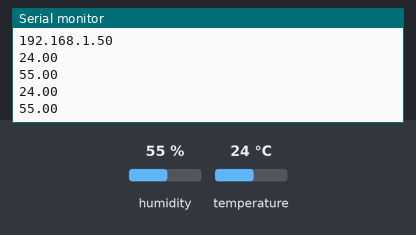
The sketch below on a simulated ESP8266 (NodeMCU). On the bench: the last lines printed to the serial monitor. The test bench sets the inputs (shaded band); at power-on: humidity 55 %, temperature 24 °C. WiFi joins after 1.5 s; servers stay silent unless stated.

Above: at 3.2 s.
3.3 s: humidity set to 22 %
4.8 s: temperature set to 12 °C
At 5.8 s:
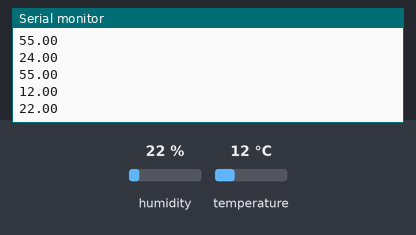
6.3 s: humidity set to 40 %
At 7.6 s:
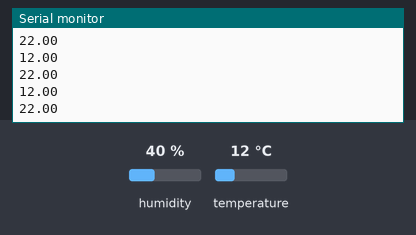
Timing chart, 0 to 9.3 s (numbered marks = the images above; inputs shaded):
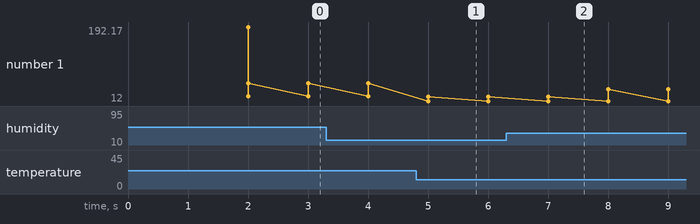

The sketch:

RokivViaNew.ino
```cpp
#include <Arduino.h>
#include <ESP8266WiFi.h>
#include <Hash.h>
#include <ESPAsyncTCP.h>
#include <ESPAsyncWebServer.h>
#include <Adafruit_Sensor.h>
#include <DHT.h>

// Replace with your network credentials
const char* ssid = "UIU-STUDENT";
const char* password = "12345678";

#define DHTPIN 3     // Digital pin connected to the DHT sensor

// Uncomment the type of sensor in use:
//#define DHTTYPE    DHT11     // DHT 11
#define DHTTYPE    DHT22     // DHT 22 (AM2302)
//#define DHTTYPE    DHT21     // DHT 21 (AM2301)

DHT dht(DHTPIN, DHTTYPE);

// current temperature & humidity, updated in loop()
float t = 0.0;
float h = 0.0;
float dis = 0.0;
float g = 0.0;
float a = 0.0;
float gps =0.0;

// Create AsyncWebServer object on port 80
AsyncWebServer server(80);

// Generally, you should use "unsigned long" for variables that hold time
// The value will quickly become too large for an int to store
unsigned long previousMillis = 0;    // will store last time DHT was updated

// Updates DHT readings every 10 seconds
const long interval = 1000;

const char index_html[] PROGMEM = R"rawliteral(<!DOCTYPE HTML><html>

<head>
  <meta name="viewport" content="width=device-width, initial-scale=1">
  <script src="https://code.highcharts.com/highcharts.js"></script>
  <link rel="stylesheet" href="https://use.fontawesome.com/releases/v5.7.2/css/all.css" integrity="sha384-fnmOCqbTlWIlj8LyTjo7mOUStjsKC4pOpQbqyi7RrhN7udi9RwhKkMHpvLbHG9Sr" crossorigin="anonymous">

  <style>
    body {
      min-width: 310px;
      max-width: 800px;
      height: 400px;
      margin: 0 auto;
    }
    h2 {
      font-family: Arial;
      font-size: 2.5rem;
      text-align: center;
    }
  </style>
</head>
<body>
  <h2>Mars Rover Sensors Data</h2>

    <i class="fas fa-thermometer-half" style="color:#059e8a;"></i>
    <span class="dht-labels">Temperature</span>
    <span id="temperature">%TEMPERATURE%</span>
    <sup class="units">&deg;C</sup>
  <div id="chart-temperature" class="container"></div>
  <div id="chart-humidity" class="container"></div>
  <div id="chart-gas" class="container"></div>
  <div id="chart-gps" class="container"></div>
</body>
<script>
var chartT = new Highcharts.Chart({
  chart:{ renderTo : 'chart-temperature' },
  title: { text: 'DHT22 Temperature' },
  series: [{
    showInLegend: false,
    data: []
  }],
  plotOptions: {
    line: { animation: false,
      dataLabels: { enabled: true }
    },
    series: { color: '#059e8a' }
  },
  xAxis: { type: 'datetime',
    dateTimeLabelFormats: { second: '%H:%M:%S' }
  },
  yAxis: {
    title: { text: 'Temperature (Celsius)' }
    //title: { text: 'Temperature (Fahrenheit)' }
  },
  credits: { enabled: false }
});
setInterval(function ( ) {
  var xhttp = new XMLHttpRequest();
  xhttp.onreadystatechange = function() {
    if (this.readyState == 4 && this.status == 200) {
      var x = (new Date()).getTime(),
          y = parseFloat(this.responseText);
          document.getElementById("temperature").innerHTML = this.responseText;

      //console.log(this.responseText);
      if(chartT.series[0].data.length > 40) {
        chartT.series[0].addPoint([x, y], true, true, true);
      } else {
        chartT.series[0].addPoint([x, y], true, false, true);
      }
    }
  };
  xhttp.open("GET", "/temperature", true);
  xhttp.send();
}, 1000 ) ;

var chartH = new Highcharts.Chart({
  chart:{ renderTo:'chart-humidity' },
  title: { text: 'DHT22 Humidity' },
  series: [{
    showInLegend: false,
    data: []
  }],
  plotOptions: {
    line: { animation: false,
      dataLabels: { enabled: true }
    }
  },
  xAxis: {
    type: 'datetime',
    dateTimeLabelFormats: { second: '%H:%M:%S' }
  },
  yAxis: {
    title: { text: 'Humidity (%)' }
  },
  credits: { enabled: false }
});
setInterval(function ( ) {
  var xhttp = new XMLHttpRequest();
  xhttp.onreadystatechange = function() {
    if (this.readyState == 4 && this.status == 200) {
      var x = (new Date()).getTime(),
          y = parseFloat(this.responseText);
          document.getElementById("humidity").innerHTML = this.responseText;
      //console.log(this.responseText);
      if(chartH.series[0].data.length > 40) {
        chartH.series[0].addPoint([x, y], true, true, true);
      } else {
        chartH.series[0].addPoint([x, y], true, false, true);
      }
    }
  };
  xhttp.open("GET", "/humidity", true);
  xhttp.send();
}, 1000 ) ;


var chartT = new Highcharts.Chart({
    chart:{ renderTo : 'chart-gas' },
    title: { text: 'Gas' },
    series: [{
      showInLegend: false,
      data: []
    }],
    plotOptions: {
      line: { animation: false,
        dataLabels: { enabled: true }
      },
      series: { color: '#059e8a' }
    },
    xAxis: { type: 'datetime',
      dateTimeLabelFormats: { second: '%H:%M:%S' }
    },
    yAxis: {
      title: { text: 'ppm' }
      //title: { text: 'Temperature (Fahrenheit)' }
    },
    credits: { enabled: false }
  });
  setInterval(function ( ) {
    var xhttp = new XMLHttpRequest();
    xhttp.onreadystatechange = function() {
      if (this.readyState == 4 && this.status == 200) {
        var x = (new Date()).getTime(),
            y = parseFloat(this.responseText);
            document.getElementById("gas").innerHTML = this.responseText;

        //console.log(this.responseText);
        if(chartT.series[0].data.length > 40) {
          chartT.series[0].addPoint([x, y], true, true, true);
        } else {
          chartT.series[0].addPoint([x, y], true, false, true);
        }
      }
    };
    xhttp.open("GET", "/gas", true);
    xhttp.send();
  }, 1000 ) ;

  setInterval(function ( ) {
    var xhttp = new XMLHttpRequest();
    xhttp.onreadystatechange = function() {
      if (this.readyState == 4 && this.status == 200) {
        var x = (new Date()).getTime(),
            y = parseFloat(this.responseText);
            document.getElementById("gps").innerHTML = this.responseText;

        //console.log(this.responseText);
        if(chartT.series[0].data.length > 40) {
          chartT.series[0].addPoint([x, y], true, true, true);
        } else {
          chartT.series[0].addPoint([x, y], true, false, true);
        }
      }
    };
    xhttp.open("GET", "/gps", true);
    xhttp.send();
  }, 1000 ) ;

  setInterval(function ( ) {
    var xhttp = new XMLHttpRequest();
    xhttp.onreadystatechange = function() {
      if (this.readyState == 4 && this.status == 200) {
        var x = (new Date()).getTime(),
            y = parseFloat(this.responseText);
            document.getElementById("accelerometer").innerHTML = this.responseText;

        //console.log(this.responseText);
        if(chartT.series[0].data.length > 40) {
          chartT.series[0].addPoint([x, y], true, true, true);
        } else {
          chartT.series[0].addPoint([x, y], true, false, true);
        }
      }
    };
    xhttp.open("GET", "/acc", true);
    xhttp.send();
  }, 1000 ) ;

</script>
</html>)rawliteral";

// Replaces placeholder with DHT values
String processor(const String& var){
  //Serial.println(var);
  if(var == "TEMPERATURE"){
    return String(t);
  }
  else if(var == "HUMIDITY"){
    return String(h);
  }
  return String();
}

void setup(){
  // Serial port for debugging purposes
  Serial.begin(115200);
  dht.begin();

  // Connect to Wi-Fi
  WiFi.begin(ssid, password);
  Serial.println("Connecting to WiFi");
  while (WiFi.status() != WL_CONNECTED) {
    delay(1000);
    Serial.println(".");
  }

  // Print ESP8266 Local IP Address
  Serial.println(WiFi.localIP());

  // Route for root / web page
  server.on("/", HTTP_GET, [](AsyncWebServerRequest *request){
    request->send_P(200, "text/html", index_html, processor);
  });
  server.on("/temperature", HTTP_GET, [](AsyncWebServerRequest *request){
    request->send_P(200, "text/plain", String(t).c_str());
  });
  server.on("/humidity", HTTP_GET, [](AsyncWebServerRequest *request){
    request->send_P(200, "text/plain", String(h).c_str());
  });

  server.on("/gas", HTTP_GET, [](AsyncWebServerRequest *request){
    request->send_P(200, "text/plain", String(g).c_str());
  });

  server.on("/acc", HTTP_GET, [](AsyncWebServerRequest *request){
    request->send_P(200, "text/plain", String(a).c_str());
  });
  server.on("/gps", HTTP_GET, [](AsyncWebServerRequest *request){
    request->send_P(200, "text/plain", String(gps).c_str());
  });
  // Start server
  server.begin();
}

void loop(){
  unsigned long currentMillis = millis();
  if (currentMillis - previousMillis >= interval) {
    // save the last time you updated the DHT values
    previousMillis = currentMillis;
    // Read temperature as Celsius (the default)
    float newT = dht.readTemperature();
    // Read temperature as Fahrenheit (isFahrenheit = true)
    //float newT = dht.readTemperature(true);
    // if temperature read failed, don't change t value
    if (isnan(newT)) {
      Serial.println("Failed to read from DHT sensor!");
    }
    else {
      t = newT;
      Serial.println(t);
    }
    // Read Humidity
    float newH = dht.readHumidity();
    // if humidity read failed, don't change h value
    if (isnan(newH)) {
      Serial.println("Failed to read from DHT sensor!");
    }
    else {
      h = newH;
      Serial.println(h);
    }
  }
}
```

Measured:
- after the input at 4.8 s, the serial monitor: prints a new line after 0.21 s (image 1)
- plotted number 1: 22 → 40 after the input at 6.3 s
